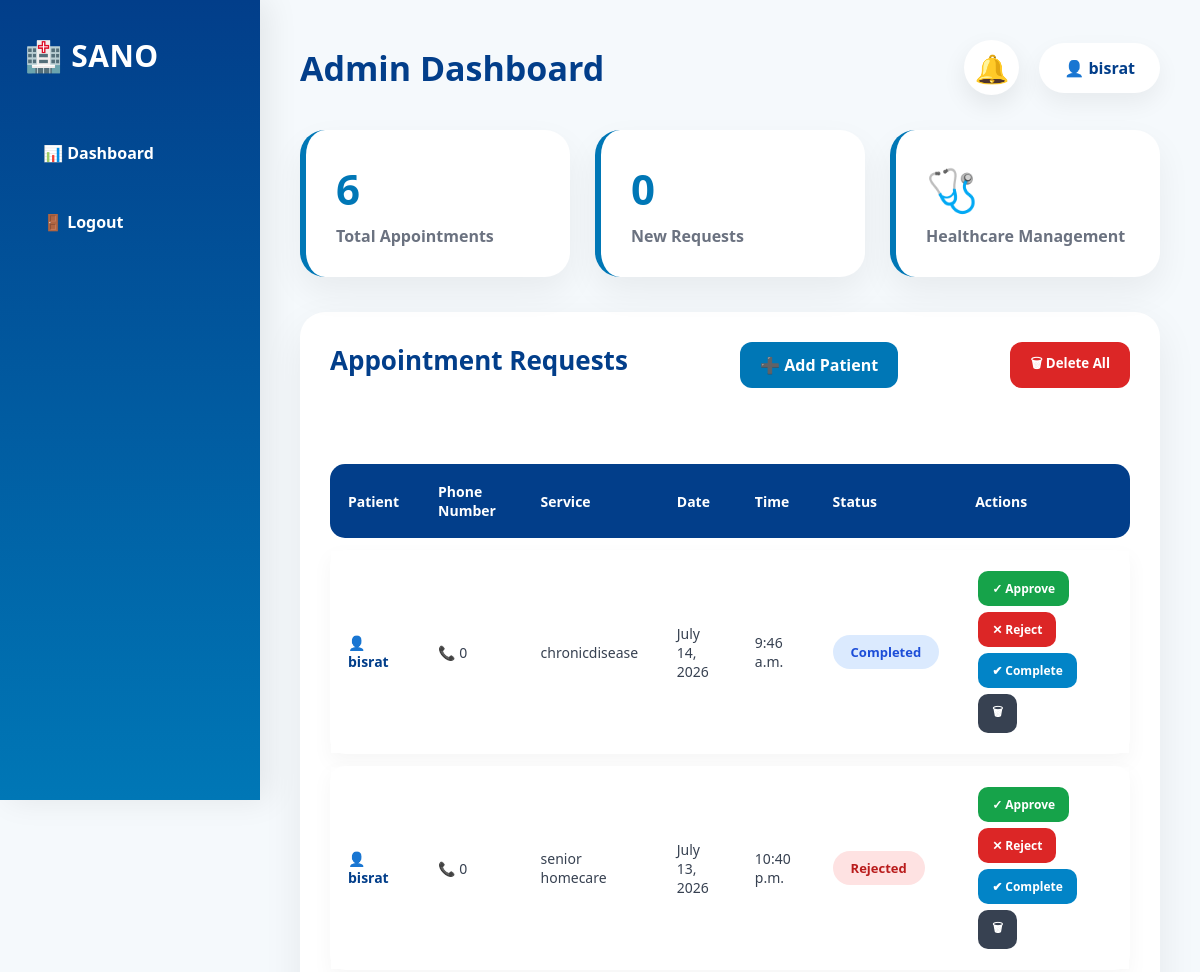
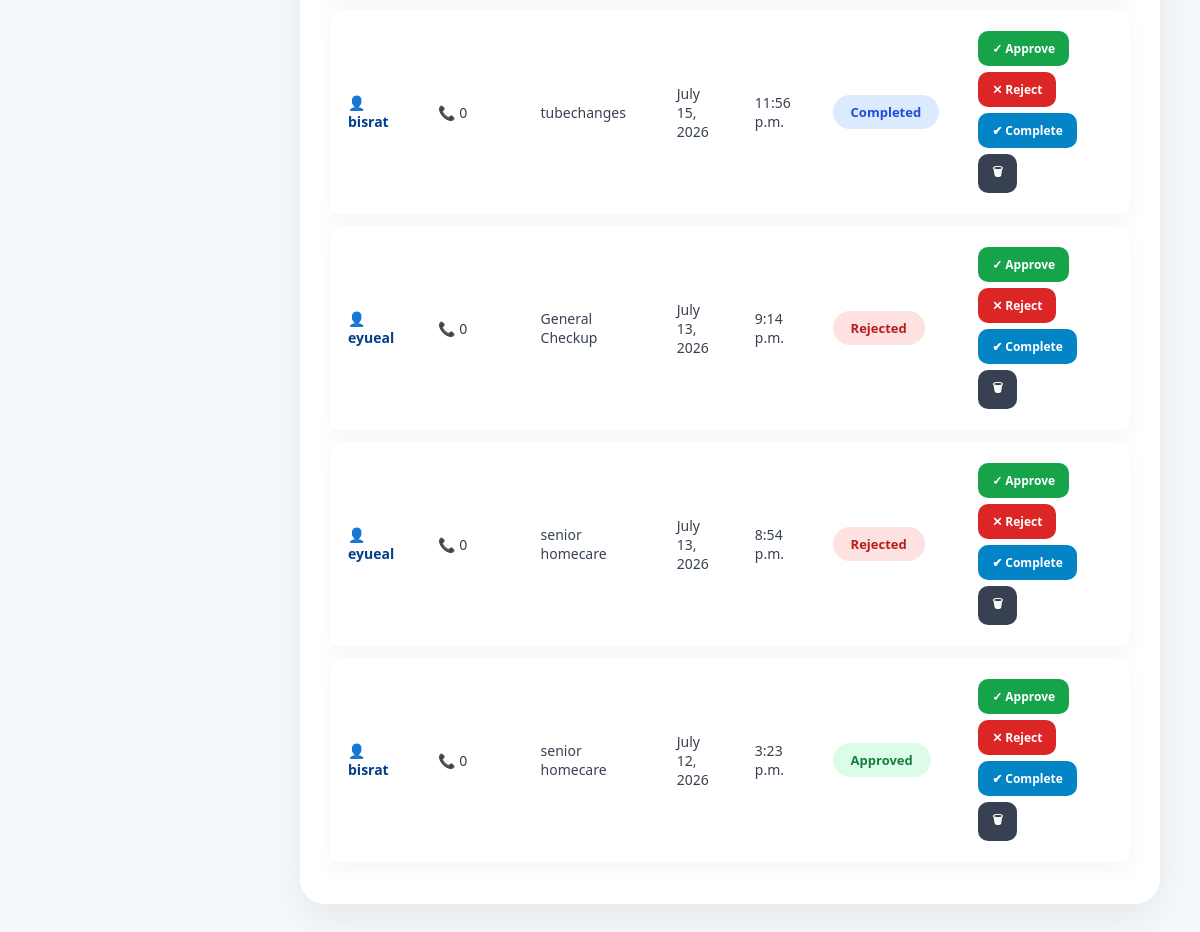
/admin-dashboard/ (signed in), run on the app's committed database (2 pictures, top to bottom).
### sanoapp/models.py (models this page shows, shortened)
class Appointment(models.Model):
    SERVICE_CHOICES = [
        ("General Checkup", "General Checkup"),
        ("senior homecare", "Senior Homecare"),
        ("medicalconsultation", "Medical Consultation"),
        ("tubechanges", "Tube Changes"),
        ("woundcare", "Wound Care"),
        ("chronicdisease", "Chronic Disease"),
    ]
    STATUS_CHOICES = (
        ("Pending", "Pending"),
        ("seen", "Seen"),
        ("Approved", "Approved"),
        ("Rejected", "Rejected"),
        ("Completed", "Completed"),
    )
    user = models.ForeignKey(
        User,
        on_delete=models.CASCADE
    )
    phone_number = models.CharField(
        max_length=20
    )
    service = models.CharField(
        max_length=100,
        choices=SERVICE_CHOICES
    )
    appointment_date = models.DateField()
    appointment_time = models.TimeField()
    message = models.TextField(
        blank=True
    )
    status = models.CharField(
        max_length=20,
        choices=STATUS_CHOICES,
        default="Pending"
    )
    seen = models.BooleanField(
        default=False
    )
    created_at = models.DateTimeField(
        auto_now_add=True
    )

### sanoapp/views.py (the view)
# urls.py: path("admin-dashboard/",admin_dashboard,name="admin_dashboard"),
@staff_member_required
def admin_dashboard(request):
    appointments = Appointment.objects.all().order_by("-created_at")
    notifications = Notification.objects.filter(
        user=request.user
    ).order_by("-created_at")
    unread = notifications.filter(
        is_read=False
    ).count()
    context={
        "appointments":appointments,
        "notifications":notifications,
        "unread":unread
    }
    return render(
        request,
        "admin_dashboard.html",
        context
    )

### sanoapp/templates/admin_dashboard.html (shortened to what this page needs)
<!DOCTYPE html>
<html>
<head>
</head>
<body>
<div class="sidebar">
<div class="logo">
🏥 SANO
</div>
<div class="menu">
<a href="#">
📊 Dashboard
</a>
<a href="{% url 'logout' %}">
🚪 Logout
</a>
</div>
</div>
<div class="main">
<div class="header">
<h1>
Admin Dashboard
</h1>
<div class="admin-actions">
<div class="notification-wrapper">
<button class="bell" onclick="showNotifications()">
🔔
</button>
</div>
<div class="admin-box">
👤 {{request.user.username}}
</div>
</div>
</div>
<div class="cards">
<div class="card">
<h2>
{{appointments.count}}
</h2>
<p>
Total Appointments
</p>
</div>
<div class="card">
<h2>
{{unread}}
</h2>
<p>
New Requests
</p>
</div>
<div class="card">
<h2>
🩺
</h2>
<p>
Healthcare Management
</p>
</div>
</div>
<div class="table-box">
<div style="
display:flex;
justify-content:space-between;
align-items:center;
margin-bottom:20px;
">
<h2>
Appointment Requests
</h2>
<a href="{% url 'add_patient' %}"
style="
background:#0077b6;
color:white;
padding:12px 20px;
border-radius:12px;
text-decoration:none;
font-weight:700;
">
➕ Add Patient
</a>
<form method="POST" action="{% url 'delete_all_appointments' %}">
    <button
    type="submit"
    onclick="return confirm('Are you sure you want to delete all appointments?')"
    style="
    background:#dc2626;
    color:white;
    border:none;
    padding:12px 20px;
    border-radius:12px;
    font-weight:700;
    cursor:pointer;
    ">
    🗑 Delete All
    </button>
</form>
</div>
<br>
<br>
<table id="adminTable">
<thead>
<tr>
<th>
Patient
</th>
<th>
Phone Number
</th>
<th>
Service
</th>
<th>
Date
</th>
<th>
Time
</th>
<th>
Status
</th>
<th>
Actions
</th>
</tr>
</thead>
<tbody id="appointmentBody">
{% for appointment in appointments %}
<tr id="appointment-{{appointment.id}}">
<td>
👤 {{appointment.user.username}}
</td>
<td>
📞 {{appointment.phone_number}}
</td>
<td>
{{appointment.service}}
</td>
<td>
{{appointment.appointment_date}}
</td>
<td>
{{appointment.appointment_time}}
</td>
<td>
{% if appointment.status == "Approved" %}
<span class="status approved-status">
Approved
</span>
{% elif appointment.status == "Completed" %}
<span class="status completed-status">
Completed
</span>
{% elif appointment.status == "Rejected" %}
<span class="status rejected-status">
Rejected
</span>
{% else %}
<span class="status pending-status">
Pending
</span>
{% endif %}
</td>
<td>
<a class="action approve"
href="{% url 'update_status' appointment.id 'Approved' %}">
✓ Approve
</a>
<a class="action reject"
href="{% url 'update_status' appointment.id 'Rejected' %}">
✕ Reject
</a>
<a class="action complete"
href="{% url 'update_status' appointment.id 'Completed' %}">
✔ Complete
</a>
<a class="action delete"
href="{% url 'delete_appointment' appointment.id %}">
🗑
</a>
</td>
</tr>
{% empty %}
<tr>
<td colspan="7">
No appointments yet
</td>
</tr>
{% endfor %}
</tbody>
</table>
</div>
</div>
</body>
</html>

### sanoapp/templates/admin_dashboard.html (style rules this page uses)
* { margin:0; padding:0; box-sizing:border-box; font-family:"Segoe UI",Arial,sans-serif; }
body { background:#f5f9fc; color:#1f2937; }
.sidebar { position:fixed; width:260px; height:100vh; background: linear-gradient( 180deg, #023e8a, #0077b6 ); color:white; padding:35px 25px; box-shadow: 8px 0 30px rgba(0,0,0,.08); }
.logo { font-size:30px; font-weight:900; letter-spacing:.5px; margin-bottom:50px; }
.menu a { display:flex; align-items:center; gap:12px; color:white; text-decoration:none; padding:16px 18px; margin-bottom:15px; border-radius:15px; font-weight:600; transition:.3s; }
.main { margin-left:260px; padding:40px; }
.header { display:flex; justify-content:space-between; align-items:center; margin-bottom:35px; }
.header h1 { color:#023e8a; font-size:34px; font-weight:800; }
.admin-box { background:white; padding:14px 25px; border-radius:50px; font-weight:600; color:#023e8a; box-shadow: 0 10px 25px rgba(0,0,0,.06); }
.cards { display:grid; grid-template-columns: repeat(auto-fit,minmax(250px,1fr)); gap:25px; margin-bottom:35px; }
.card { background:white; padding:30px; border-radius:25px; box-shadow: 0 15px 35px rgba(0,0,0,.06); transition:.3s; border-left:6px solid #0077b6; }
.card h2 { font-size:42px; color:#0077b6; margin-bottom:8px; }
.card p { color:#6b7280; font-weight:600; }
.notification-wrapper { position:relative; }
.bell { position:relative; border:none; background:white; font-size:28px; cursor:pointer; width:55px; height:55px; border-radius:50%; box-shadow: 0 10px 25px rgba(0,0,0,.08); }
.admin-actions { display:flex; align-items:center; gap:20px; }
.table-box { background:white; padding:30px; border-radius:25px; box-shadow: 0 15px 40px rgba(0,0,0,.07); overflow-x:auto; }
.table-box h2 { color:#023e8a; font-size:26px; font-weight:800; margin-bottom:10px; }
table { width:100%; border-collapse:separate; border-spacing:0 12px; }
thead tr { background:#023e8a; }
th { padding:18px; text-align:left; color:white; font-size:14px; font-weight:700; }
th:first-child { border-radius:15px 0 0 15px; }
th:last-child { border-radius:0 15px 15px 0; }
tbody tr { background:#ffffff; box-shadow: 0 8px 20px rgba(0,0,0,.04); transition:.3s; }
td { padding:18px; border:none; color:#374151; font-size:14px; }
td:first-child { border-radius:15px 0 0 15px; font-weight:700; color:#023e8a; }
td:last-child { border-radius:0 15px 15px 0; }
.status { display:inline-flex; align-items:center; justify-content:center; padding:8px 18px; border-radius:50px; font-size:13px; font-weight:700; }
.approved-status { background:#dcfce7; color:#15803d; }
.completed-status { background:#dbeafe; color:#1d4ed8; }
.rejected-status { background:#fee2e2; color:#b91c1c; }
.action { padding:9px 14px; border-radius:10px; color:white; text-decoration:none; font-size:12px; font-weight:700; display:inline-flex; align-items:center; justify-content:center; margin:3px; transition:.3s; }
.approve { background:#16a34a; }
.reject { background:#dc2626; }
.complete { background:#0284c7; }
.delete { background:#374151; }

### data on the page
Appointment: user.username "bisrat", phone_number "0", service "chronicdisease", appointment_date "July 14, 2026", appointment_time "9:46 a.m.", status "Completed"
Appointment: user.username "bisrat", phone_number "0", service "senior homecare", appointment_date "July 13, 2026", appointment_time "10:40 p.m.", status "Rejected"
Appointment: user.username "bisrat", phone_number "0", service "tubechanges", appointment_date "July 15, 2026", appointment_time "11:56 p.m.", status "Completed"
Appointment: user.username "eyueal", phone_number "0", service "General Checkup", appointment_date "July 13, 2026", appointment_time "9:14 p.m.", status "Rejected"
Appointment: user.username "eyueal", phone_number "0", service "senior homecare", appointment_date "July 13, 2026", appointment_time "8:54 p.m.", status "Rejected"
Appointment: user.username "bisrat", phone_number "0", service "senior homecare", appointment_date "July 12, 2026", appointment_time "3:23 p.m.", status "Approved"

### other printed values
{{ request.user.username }} "bisrat"
{{ appointments.count }} "6"
{{ unread }} "0"
